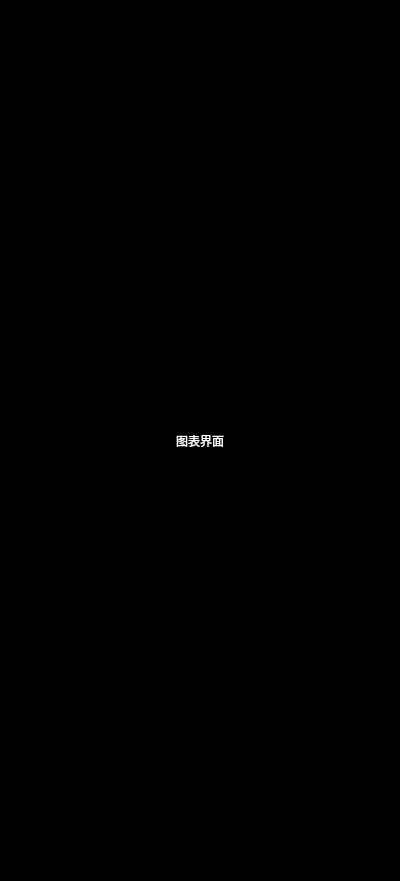
<?xml version="1.0" encoding="UTF-8"?>
<ui version="4.0">
 <class>ChartMainInterface</class>
 <widget class="QWidget" name="ChartMainInterface">
  <property name="geometry">
   <rect>
    <x>0</x>
    <y>0</y>
    <width>400</width>
    <height>881</height>
   </rect>
  </property>
  <property name="windowTitle">
   <string>Form</string>
  </property>
  <property name="styleSheet">
   <string notr="true">background-color: rgb(255, 255, 255);</string>
  </property>
  <layout class="QGridLayout" name="gridLayout_2">
   <property name="leftMargin">
    <number>0</number>
   </property>
   <property name="topMargin">
    <number>0</number>
   </property>
   <property name="rightMargin">
    <number>0</number>
   </property>
   <property name="bottomMargin">
    <number>0</number>
   </property>
   <property name="spacing">
    <number>0</number>
   </property>
   <item row="0" column="0">
    <widget class="QWidget" name="backgroundwidget" native="true">
     <property name="styleSheet">
      <string notr="true">background-color: rgb(0, 0, 0);
color: rgb(255, 255, 255);</string>
     </property>
     <layout class="QGridLayout" name="gridLayout">
      <property name="leftMargin">
       <number>0</number>
      </property>
      <property name="topMargin">
       <number>0</number>
      </property>
      <property name="rightMargin">
       <number>0</number>
      </property>
      <property name="bottomMargin">
       <number>0</number>
      </property>
      <property name="spacing">
       <number>0</number>
      </property>
      <item row="0" column="0">
       <widget class="QLabel" name="label">
        <property name="styleSheet">
         <string notr="true">font: 36pt &quot;微软雅黑&quot;;</string>
        </property>
        <property name="lineWidth">
         <number>0</number>
        </property>
        <property name="text">
         <string>图表界面</string>
        </property>
        <property name="alignment">
         <set>Qt::AlignCenter</set>
        </property>
       </widget>
      </item>
     </layout>
    </widget>
   </item>
  </layout>
 </widget>
 <resources/>
 <connections/>
</ui>
